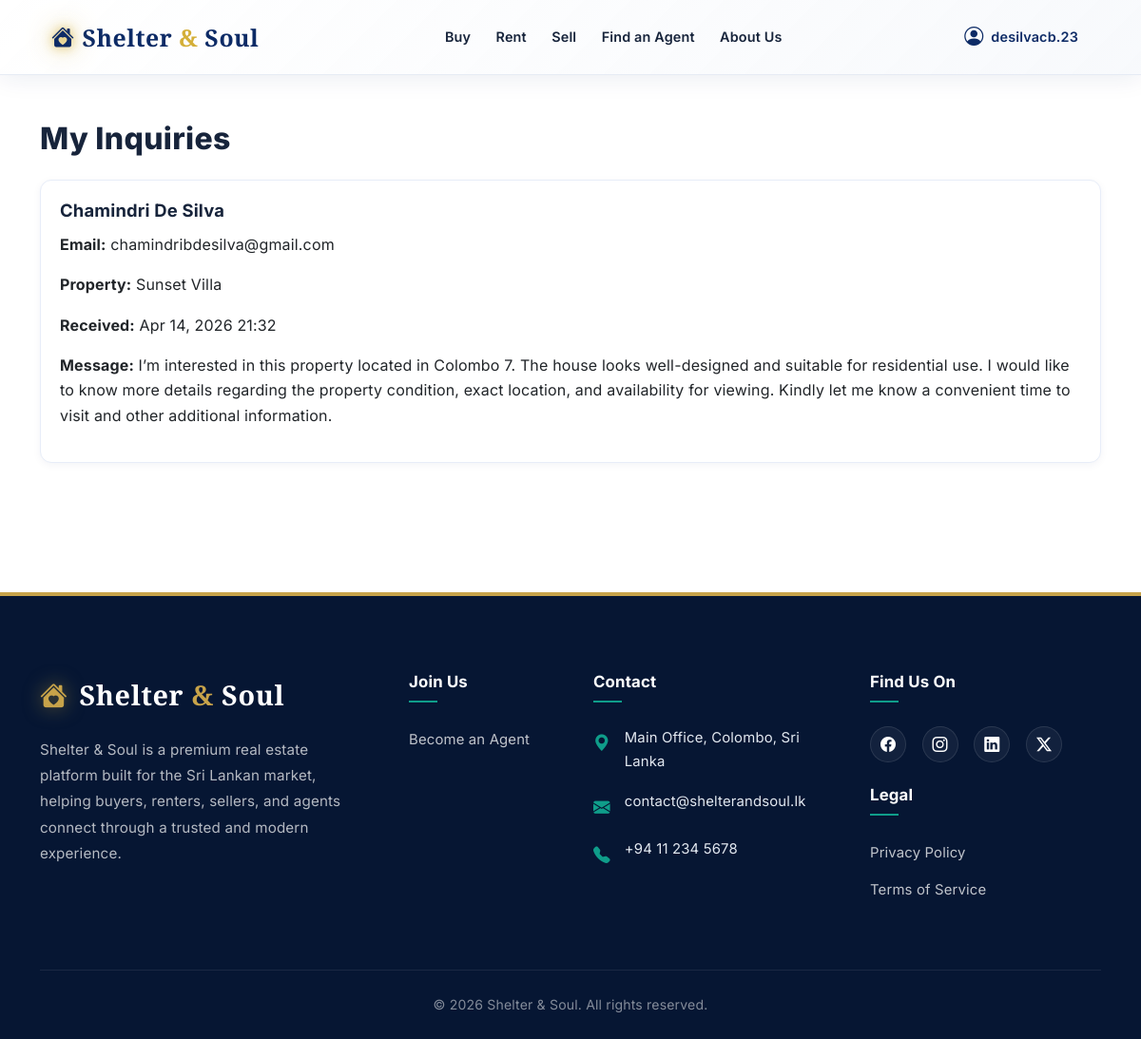
Page /inquiries/ (signed in) on the earlier database version.
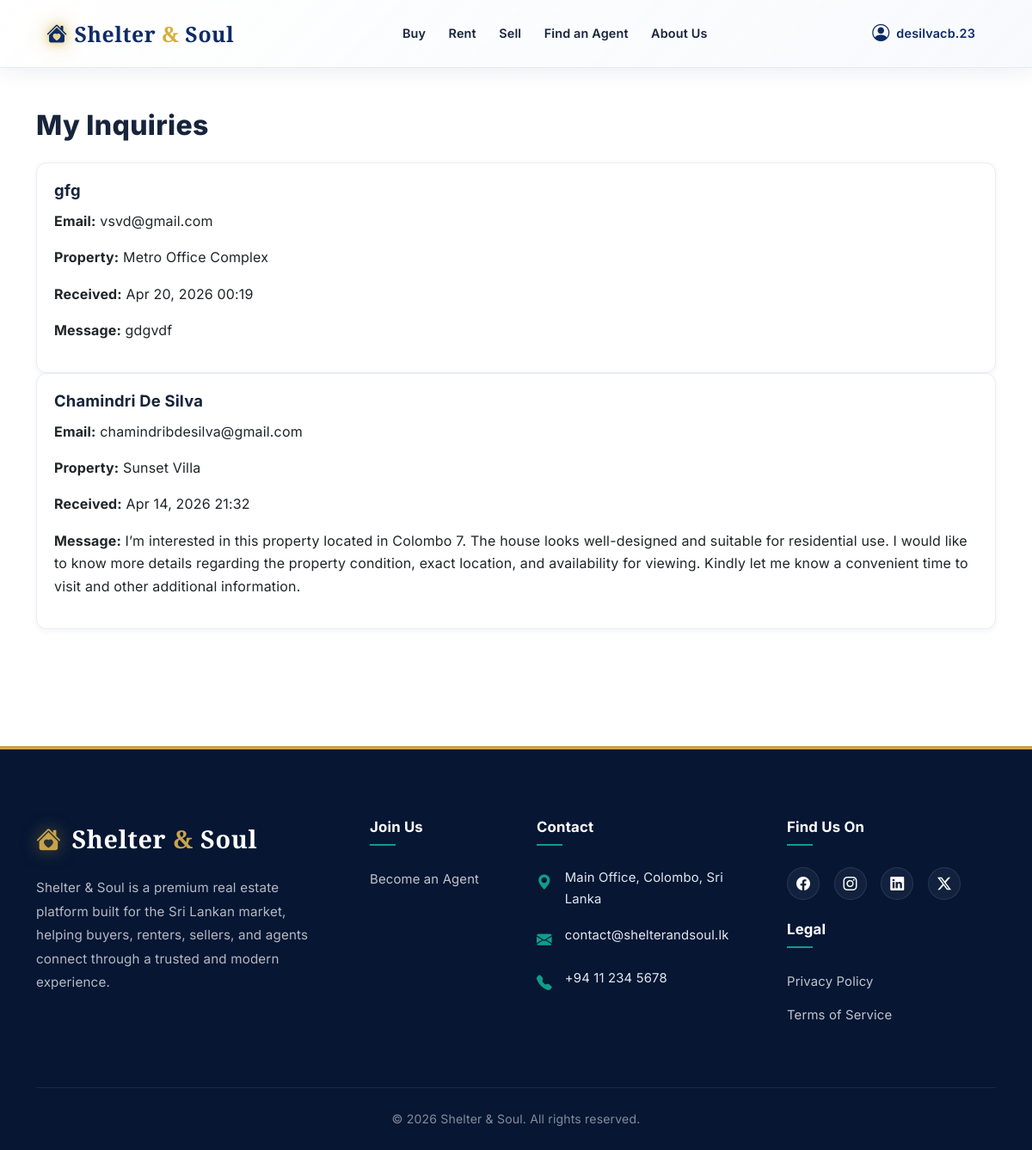
Same page on the later database version.
### listings/models.py (models this page shows, shortened)
class Inquiry(models.Model):
    property = models.ForeignKey(Property, on_delete=models.CASCADE, related_name="inquiries")
    user = models.ForeignKey(User, on_delete=models.SET_NULL, null=True, blank=True)
    name = models.CharField(max_length=150, default="Unknown")
    email = models.EmailField(default="unknown@example.com")
    message = models.TextField()
    created_at = models.DateTimeField(auto_now_add=True)

class Property(models.Model):
    LISTING_CATEGORIES = [
        ("Sell", "Sell"),
        ("Rent", "Rent"),
    ]
    PROPERTY_TYPES = [
        ("Residential", "Residential"),
        ("Apartment", "Apartment"),
        ("Commercial", "Commercial"),
        ("Land", "Land"),
    ]
    SIZE_UNITS = [
        ("sqft", "sqft"),
        ("acres", "Acres"),
        ("perch", "Perch"),
    ]
    name = models.CharField(max_length=255)
    location = models.CharField(max_length=255)
    price = models.DecimalField(max_digits=10, decimal_places=2)
    listing_category = models.CharField(max_length=20, choices=LISTING_CATEGORIES, default="Sell")
    property_type = models.CharField(
        max_length=100,
        choices=PROPERTY_TYPES,
        default="Residential"
    )
    description = models.TextField()
    number_of_rooms = models.PositiveIntegerField(null=True, blank=True)
    number_of_bathrooms = models.PositiveIntegerField(null=True, blank=True)
    size_sqft = models.DecimalField("Size", max_digits=12, decimal_places=2, null=True, blank=True)
    size_unit = models.CharField(max_length=20, choices=SIZE_UNITS, default="sqft")
    walkthrough_video = models.FileField(upload_to="", null=True, blank=True)
    video_url = models.URLField(blank=True)
    address = models.CharField(max_length=255, blank=True)
    latitude = models.DecimalField(max_digits=9, decimal_places=6, null=True, blank=True)
    longitude = models.DecimalField(max_digits=9, decimal_places=6, null=True, blank=True)
    owner = models.ForeignKey(User, on_delete=models.SET_NULL, null=True, blank=True, related_name="properties")

### listings/views.py (the view)
# urls.py: path("inquiries/", views.view_inquiries, name="view_inquiries"),
@login_required
def view_inquiries(request):
    inquiries = Inquiry.objects.filter(user=request.user).order_by("-id")
    return render(request, "listings/view_inquiries.html", {"inquiries": inquiries})

### listings/context_processors.py (called while the page is built)
def seller_permissions(request):
    user = getattr(request, "user", None)
    can_post = False
    if user and user.is_authenticated:
        has_approved_lead = user.sell_leads.filter(status="Approved").exists()
        profile, _ = UserProfile.objects.get_or_create(user=user)
        if profile.can_post_property != has_approved_lead:
            profile.can_post_property = has_approved_lead
            profile.save(update_fields=["can_post_property"])
        can_post = has_approved_lead
    return {"user_can_post_property": can_post}

### listings/templates/listings/view_inquiries.html
{% extends "listings/base.html" %}
{% block content %}
<h2 class="mb-4">My Inquiries</h2>
{% if inquiries %}
<div class="card-grid">
    {% for inquiry in inquiries %}
    <div class="card">
        <div class="card-body">
            <h3>{{ inquiry.name }}</h3>
            <p><strong>Email:</strong> {{ inquiry.email }}</p>
            <p><strong>Property:</strong> {{ inquiry.property.name }}</p>
            <p><strong>Received:</strong> {{ inquiry.created_at|date:"M d, Y H:i" }}</p>
            <p><strong>Message:</strong> {{ inquiry.message }}</p>
        </div>
    </div>
    {% endfor %}
</div>
{% else %}
<p>No inquiries have been submitted yet.</p>
{% endif %}
{% endblock %}

Differences in the rows shown:
added Inquiry: name "gfg", email "vsvd@gmail.com", property.name "Metro Office Complex", created_at "Apr 20, 2026 00:19", message "gdgvdf"
